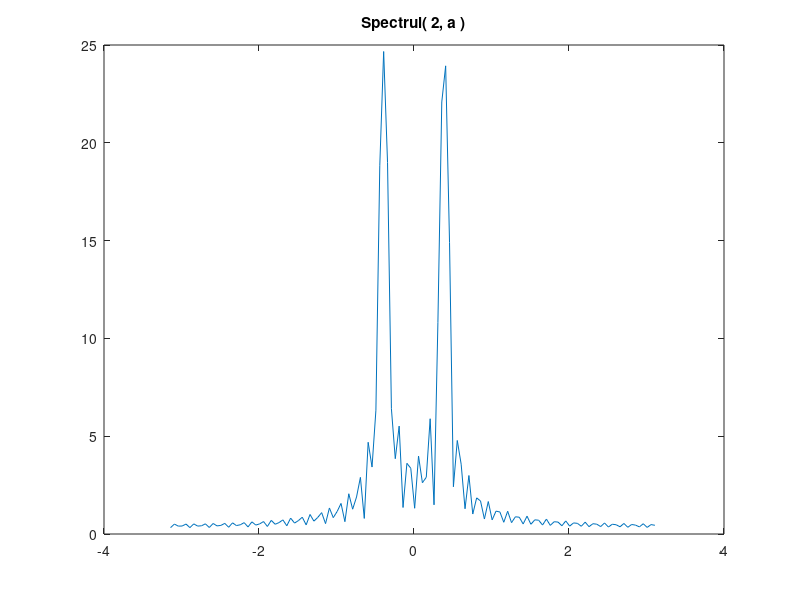

Recreate this plot in MATLAB.
clc ;
clear all ;
close all ;

N = 50 ;
n = 0 : N - 1 ;                             % suport                                                                 % suport

omega = -pi : 0.05 : pi ;
omega0 = pi / 8 ;

phi = pi / 4 ;
j = sqrt( -1 ) ;

x = cos( omega0 * n + phi ) ;
X = abs( x * exp( -j * n' * omega ) ) ;     % grila de frecvente [ -pi; pi ]

figure
plot( omega, X ) ;
title( 'Spectrul( 2, a )' ) ;